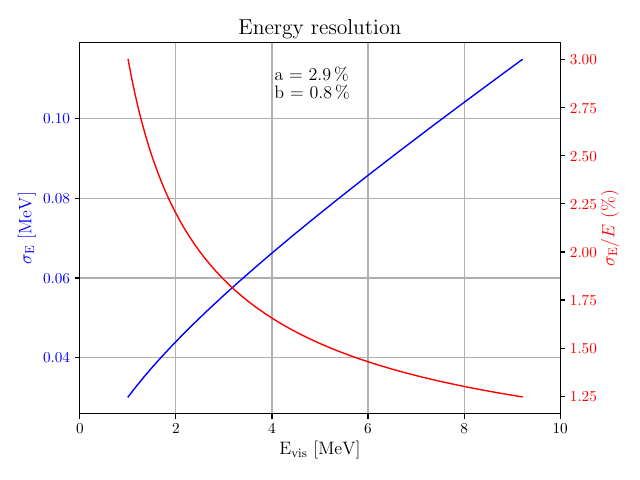

Generate this figure with Python:
import math
import numpy as np
import matplotlib.pyplot as plt
import latex


def Gaussian (x,sigma):
    const = math.sqrt(2*math.pi)
    appo = 1/const/sigma * np.exp(- np.power(x,2)/2./(sigma**2))
    return appo


a = 0.029
b = 0.008

E_nu = np.arange(1.806,10.01,0.01) # in MeV
Evis = E_nu - 0.8

appo = math.pow(a,2) / Evis + math.pow(b,2)
sigma_Evis = np.sqrt(appo) * Evis

#g = Gaussian(Evis-5,0.05)
#g_var = Gaussian(Evis-5,sigma_Evis)

fig = plt.figure()
ax = fig.add_subplot(111)

ax.set_xlabel(r'$\text{E}_{\text{vis}}$ [\si{MeV}]')
ax.set_xlim(0,10)
ax.set_ylabel(r'$\sigma_\text{E}$ [\si{MeV}]',color='b')
ax.plot(Evis,sigma_Evis,'b',linewidth=1)
ax.tick_params(axis='y', labelcolor='b')

ax.text(4.05,0.105,r'a = \SI{%.1f}{\percent}' %(a*100) + '\nb = \SI{%.1f}{\percent}' % (b*100))
ax.set_title('Energy resolution')
ax.grid()

ax1 = ax.twinx() # new axes with same x
ax1.set_ylabel(r'$\sigma_\text{E}/E~(\si{\percent})$',color='r')
ax1.plot(Evis,sigma_Evis/Evis*100,'r',linewidth=1)
ax1.tick_params(axis='y', labelcolor='r')

fig.tight_layout()

fig.savefig('Resolution/resolution.pdf',format='pdf',transparent=True)

plt.ion()
plt.show()


